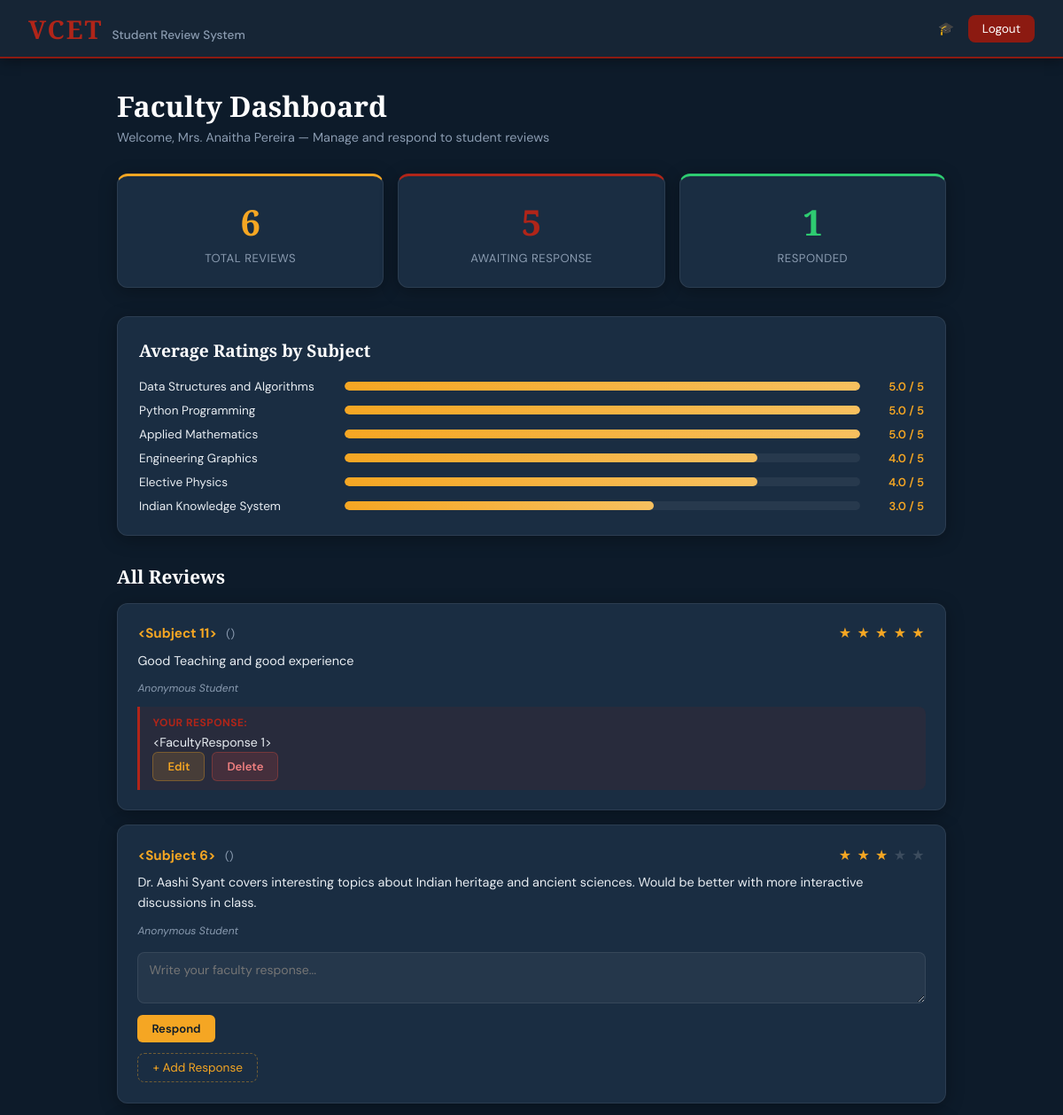
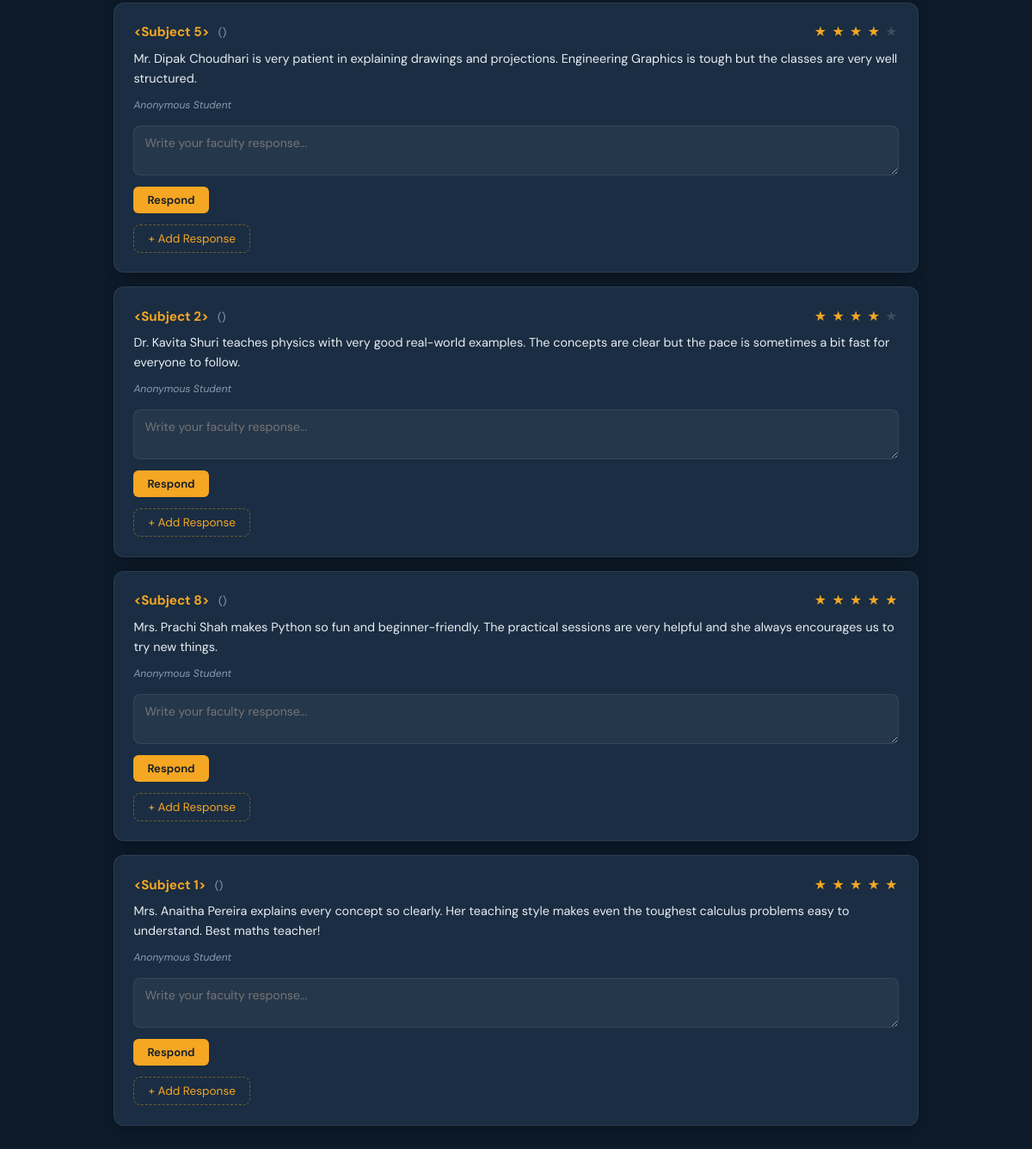
The page /teacher/dashboard (signed in) on the database its author committed (2 pictures, top to bottom).
### models.py (models this page shows)
class Subject(db.Model):
    __tablename__ = "subjects"
    id         = db.Column(db.Integer, primary_key=True)
    name       = db.Column(db.String(100), nullable=False)
    code       = db.Column(db.String(20))
    department = db.Column(db.String(50))
    reviews    = db.relationship("Review", backref="subject", lazy=True)

class Review(db.Model):
    __tablename__ = "reviews"
    id         = db.Column(db.Integer, primary_key=True)
    student_id = db.Column(db.Integer, db.ForeignKey("students.id"), nullable=False)
    subject_id = db.Column(db.Integer, db.ForeignKey("subjects.id"), nullable=False)
    rating     = db.Column(db.Integer, nullable=False)
    text       = db.Column(db.String(500), nullable=False)
    created_at = db.Column(db.DateTime, default=datetime.utcnow)
    response   = db.relationship("FacultyResponse", backref="review", uselist=False)

### app.py (the view)
@app.route('/teacher/dashboard')
@require_teacher
def teacher_dashboard():
    reviews   = Review.query.order_by(Review.created_at.desc()).all()
    total     = len(reviews)
    unanswered = sum(1 for r in reviews if not r.response)
    from collections import defaultdict
    subject_stats = defaultdict(lambda: {'total': 0, 'count': 0, 'name': ''})
    for r in reviews:
        subject_stats[r.subject_id]['total'] += r.rating
        subject_stats[r.subject_id]['count'] += 1
        subject_stats[r.subject_id]['name']   = r.subject.name
    avg_stats = sorted(
        [{'name': v['name'], 'avg': round(v['total']/v['count'], 1), 'count': v['count']}
         for v in subject_stats.values()],
        key=lambda x: -x['avg']
    )
    return render_template('teacher_dashboard.html',
                           reviews=reviews,
                           total_reviews=total,
                           no_response_count=unanswered,
                           avg_per_subject={s['name']: s['avg'] for s in avg_stats},
                           teacher_name=session.get('teacher_name'),
                           teacher_dept=session.get('teacher_dept'),
                           timeago=timeago)

### app.py (called while the page is built)
def require_teacher(f):
    from functools import wraps
    @wraps(f)
    def decorated(*args, **kwargs):
        if session.get('role') != 'teacher':
            if request.is_json or request.path.startswith('/teacher/'):
                return jsonify({'error': 'Unauthorized'}), 401
            return redirect(url_for('teacher_login'))
        return f(*args, **kwargs)
    return decorated

### templates/teacher_dashboard.html (shortened to what this page needs)
{% extends "base.html" %}
{% block content %}
<div class="dashboard-page">
    <div class="dashboard-header">
        <h1>Faculty Dashboard</h1>
        <p>Welcome, {{ teacher_name }} — Manage and respond to student reviews</p>
    </div>
    <div class="analytics-grid">
        <div class="stat-card">
            <div class="stat-number">{{ total_reviews }}</div>
            <div class="stat-label">Total Reviews</div>
        </div>
        <div class="stat-card stat-warn">
            <div class="stat-number">{{ no_response_count }}</div>
            <div class="stat-label">Awaiting Response</div>
        </div>
        <div class="stat-card stat-good">
            <div class="stat-number">{{ total_reviews - no_response_count }}</div>
            <div class="stat-label">Responded</div>
        </div>
    </div>
    {% if avg_per_subject %}
    <div class="avg-section">
        <h2>Average Ratings by Subject</h2>
        <div class="avg-bars">
            {% for subject, avg in avg_per_subject.items() %}
            <div class="avg-row">
                <span class="avg-subject">{{ subject }}</span>
                <div class="avg-bar-wrap">
                    <div class="avg-bar" style="width: {{ (avg / 5 * 100)|int }}%"></div>
                </div>
                <span class="avg-score">{{ avg }} / 5</span>
            </div>
            {% endfor %}
        </div>
    </div>
    {% endif %}
    <div class="reviews-section">
        <h2>All Reviews</h2>
        {% if reviews %}
        {% for r in reviews %}
        <div class="teacher-review-card" id="review-{{ r.id }}">
            <div class="teacher-review-top">
                <div>
                    <span class="review-subject">{{ r.subject }}</span>
                    <span class="subject-code">({{ r.subject_code }})</span>
                </div>
                <div class="teacher-stars">
                    {% for i in range(1, 6) %}
                        {% if i <= r.rating %}<span class="star-filled">★</span>{% else %}<span class="star-empty">★</span>{% endif %}
                    {% endfor %}
                </div>
            </div>
            <p class="review-text">{{ r.text }}</p>
            <div class="review-meta">
                <span class="anon-label">Anonymous Student</span>
            </div>
            {% if r.response %}
            <div class="faculty-response" id="resp-display-{{ r.id }}">
                <span class="response-label">Your Response:</span>
                <p id="resp-text-{{ r.id }}">{{ r.response }}</p>
                <div class="resp-actions">
                    <button onclick="showEditForm({{ r.id }}, '{{ r.response|replace("'", "\\'") }}')" class="btn-small btn-edit">Edit</button>
                    <button onclick="deleteResponse({{ r.id }})" class="btn-small btn-delete">Delete</button>
                </div>
            </div>
            {% endif %}
            <div class="response-form" id="resp-form-{{ r.id }}" style="{% if r.response %}display:none;{% endif %}">
                <textarea id="resp-input-{{ r.id }}" placeholder="Write your faculty response..." rows="2">{{ r.response or '' }}</textarea>
                <div class="resp-form-actions">
                    <button onclick="submitResponse({{ r.id }})" class="btn-small btn-primary">
                        {% if r.response %}Update{% else %}Respond{% endif %}
                    </button>
                </div>
            </div>
            {% if not r.response %}
            <button onclick="toggleForm({{ r.id }})" class="btn-respond" id="btn-{{ r.id }}">+ Add Response</button>
            {% endif %}
        </div>
        {% endfor %}
        {% else %}
        <div class="empty-state">No reviews submitted yet.</div>
        {% endif %}
    </div>
</div>
{% endblock %}

### templates/base.html (shortened to what this page needs)
<!DOCTYPE html>
<html lang="en">
<head>
    <link rel="stylesheet" href="{{ url_for('static', filename='style.css') }}">
</head>
<body>
<nav class="navbar">
    <div class="nav-inner">
        <div class="nav-brand">
            <span class="vcet-text">VCET</span>
            <span class="nav-subtitle">Student Review System</span>
        </div>
        {% if session.get('role') %}
        <div class="nav-right">
            <span class="nav-user">
                {% if session['role'] == 'student' %}👤{% else %}🎓{% endif %}
            </span>
            <a href="{{ url_for('logout') }}" class="btn-logout">Logout</a>
        </div>
        {% else %}
        <div class="nav-right">
            <a href="{{ url_for('student_login') }}" class="nav-link">Student Login</a>
            <a href="{{ url_for('teacher_login') }}" class="nav-link">Faculty Login</a>
        </div>
        {% endif %}
    </div>
</nav>
<main>
    {% block content %}{% endblock %}
</main>
</body>
</html>

### rows shown on the page
Subject: name "Data Structures and Algorithms", {{ (avg / 5 * 100)|int }} 100 (drawn), avg "5.0"
Subject: name "Python Programming", {{ (avg / 5 * 100)|int }} 100 (drawn), avg "5.0"
Subject: name "Applied Mathematics", {{ (avg / 5 * 100)|int }} 100 (drawn), avg "5.0"
Subject: name "Engineering Graphics", {{ (avg / 5 * 100)|int }} 80 (drawn), avg "4.0"
Subject: name "Elective Physics", {{ (avg / 5 * 100)|int }} 80 (drawn), avg "4.0"
Subject: name "Indian Knowledge System", {{ (avg / 5 * 100)|int }} 60 (drawn), avg "3.0"
Review: subject "<Subject 11>", rating 5 (drawn), text "Good Teaching and good experience", response "<FacultyResponse 1>"
Review: subject "<Subject 6>", rating 3 (drawn), text "Dr. Aashi Syant covers interesting topics about Indian heritage and ancient sciences. Would be better with more interactive discussions in class.", id "Write your faculty response...", shows "Respond"
Review: subject "<Subject 5>", rating 4 (drawn), text "Mr. Dipak Choudhari is very patient in explaining drawings and projections. Engineering Graphics is tough but the classes are very well structured.", id "Write your faculty response...", shows "Respond"
Review: subject "<Subject 2>", rating 4 (drawn), text "Dr. Kavita Shuri teaches physics with very good real-world examples. The concepts are clear but the pace is sometimes a bit fast for everyone to follow.", id "Write your faculty response...", shows "Respond"
Review: subject "<Subject 8>", rating 5 (drawn), text "Mrs. Prachi Shah makes Python so fun and beginner-friendly. The practical sessions are very helpful and she always encourages us to try new things.", id "Write your faculty response...", shows "Respond"
Review: subject "<Subject 1>", rating 5 (drawn), text "Mrs. Anaitha Pereira explains every concept so clearly. Her teaching style makes even the toughest calculus problems easy to understand. Best maths teacher!", id "Write your faculty response...", shows "Respond"

### other values the page prints
{{ teacher_name }} "Mrs. Anaitha Pereira"
{{ total_reviews }} "6"
{{ no_response_count }} "5"
{{ total_reviews - no_response_count }} "1"
